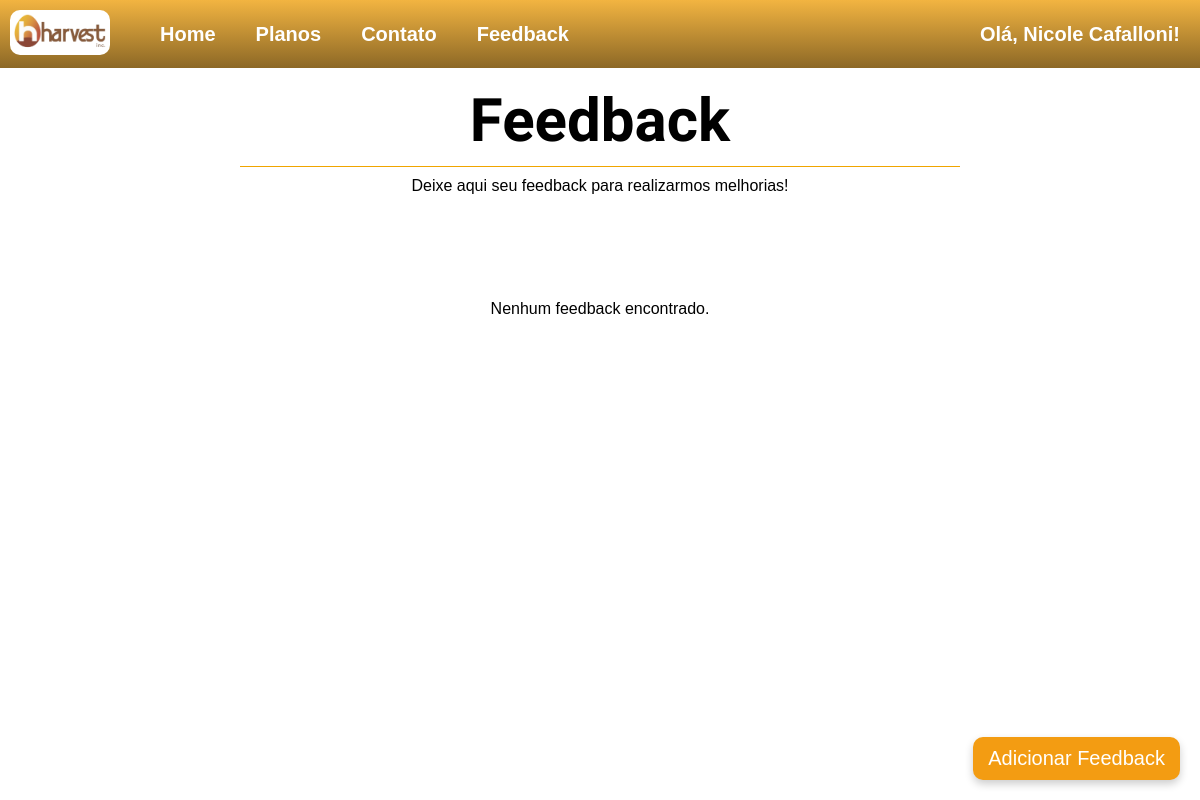
Page /php/feedback.php (signed in) on the earlier database version.
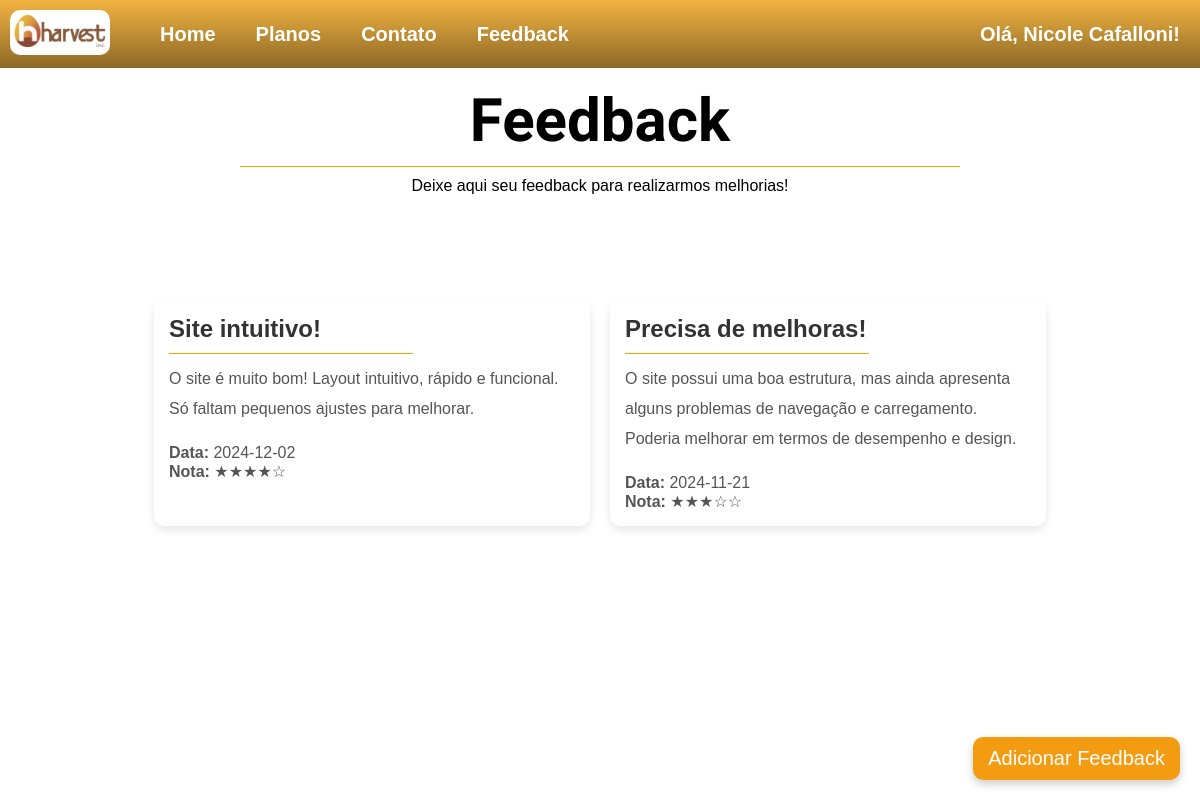
Same page on the later database version.
### tables this page shows
CREATE TABLE `feedbacks` (
  `id` int(11) NOT NULL,
  `title` varchar(255) NOT NULL,
  `description` text NOT NULL,
  `date` date NOT NULL,
  `rating` int(11) NOT NULL CHECK (`rating` between 1 and 5)
);

### php/feedback.php (the view, shortened to what this page needs)
<?php
    include 'conexao.php';
?>
<!DOCTYPE html>
<html lang="en">
    <head>
        <link rel="stylesheet" href="../css/style.css">
        <link rel="stylesheet" href="https://cdnjs.cloudflare.com/ajax/libs/font-awesome/6.0.0-beta3/css/all.min.css">
    </head>
    <body>
        <header>
            <nav>
                <div class="nav-bar">
                    <div class="navegacao-paginas">
                        <div class="logo">
                            <a href="login.php">
                                <img class="logo-nav-bar" src="../img/harvest_inc.png" alt="Logo">
                            </a>
                        </div>
                        <ul>
                            <li><a href="home_page_logado.php">Home</a></li>
                            <li><a href="planos.php">Planos</a></li>
                            <li><a href="contato.php">Contato</a></li>
                            <li><a href="feedback.php">Feedback</a></li>
                        </ul>
                    </div>
                    <div class="alinhamento-login-finalizado">
                        <?php
                            if (isset($_SESSION['usuario']) && ($_SESSION['tipo'])) {
                                echo "
                                <div class='login-finalizado-navbar'>
                                    <a href=perfil.php><p class='button-login-logado'>Olá, " . $_SESSION['usuario'] . "!</p></a>
                                </div>";
                            } else {
                                echo "
                                <div class='login-finalizado-navbar'>
                                    <a href=perfil.php><p class='button-login-logado'>Olá, admin " . $_SESSION['usuario'] . "!</p></a>
                                </div>";
                            }
                        ?>
                    </div>
                </div>
            </nav>
        </header>
        <main>
        <div class="titulo-feedback">
            <h1 class="line-below">Feedback</h1>
            <div class="linha2"></div>
            <p id="text-infor">Deixe aqui seu feedback para realizarmos melhorias!</p>
        </div>
        <div id="feedbackContainer" class="feedback-container">
            <?php
                $query = "SELECT title, description, date, rating FROM feedbacks ORDER BY date DESC";
                $result = $conexao->query($query);
                if ($result && $result->num_rows > 0) {
                    while ($feedback = $result->fetch_assoc()) {
                        $stars = str_repeat('★', $feedback['rating']) . str_repeat('☆', 5 - $feedback['rating']);
                        echo "
                        <div class='feedback-card'>
                            <h3>{$feedback['title']}</h3>
                            <div class='linha2'></div>
                            <p class='espacamento-linhas'>{$feedback['description']}</p>
                            <p class='separacao-cards-feedback'><strong>Data:</strong> {$feedback['date']}</p>
                            <p><strong>Nota:</strong> $stars</p>
                        </div>
                        ";
                    }
                } else {
                    echo "<p>Nenhum feedback encontrado.</p>";
                }
            ?>
        </div>
        <button class="feedback-btn" id="openModalBtn">Adicionar Feedback</button>
        </main>
    </body>
</html>

### css/style.css (style rules this page uses)
* { padding: 0; margin: 0; font-family: Arial, sans-serif; }
a { text-decoration: none; }
.nav-bar { display: flex; justify-content: space-between; align-items: center; background: linear-gradient(#F2B441, #8C6826); padding: 10px; width: 100%; height: 6%; position: fixed; z-index: 100; }
.logo img { width: 100px; background-color: white; border-radius: 10px; }
.login-finalizado-navbar { display: flex; align-items: center; }
.navegacao-paginas { display: flex; gap: 30px; align-items: center; }
.navegacao-paginas ul { list-style-type: none; margin: 0; padding: 0; display: flex; }
.navegacao-paginas ul li { margin: 0 20px; }
.navegacao-paginas ul li a { text-decoration: none; color: white; font-weight: bolder; font-size: 20px; font-family: Arial, sans-serif; transition: color 0.3s ease; }
.line-below { position: relative; display: inline-block; padding-bottom: 10px; }
.line-below::after { content: ''; position: absolute; bottom: 0; left: -150px; width: calc(100% + 350px); height: 2px; background-color: #ffffff; }
.alinhamento-login-finalizado { font-weight: bold; margin-right: 10px; }
.button-login-logado { padding: 10px 20px; border-radius: 10px; background-color: transparent; color: white; border: none; text-align: center; font-size: 20px; }
.alinhamento-login-finalizado { display: flex; justify-content: center; align-items: center; }
.feedback-btn { position: fixed; bottom: 20px; right: 20px; background-color: #f39c12; color: white; border: none; padding: 10px 15px; border-radius: 10px; font-size: 20px; cursor: pointer; box-shadow: 0 4px 8px rgba(0, 0, 0, 0.2); }
.feedback-container { display: flex; flex-wrap: wrap; gap: 20px; padding: 20px; justify-content: center; }
.feedback-card { width: 35%; background-color: #ffffff; border-radius: 10px; box-shadow: 0 4px 8px rgba(0, 0, 0, 0.1); padding: 15px; transition: transform 0.2s; }
.feedback-card h3 { font-size: 1.5em; color: #333; margin-bottom: 10px; }
.feedback-card p { font-size: 1em; color: #555; }
.titulo-feedback { display: flex; flex-direction: column; align-items: center; justify-content: center; height: 35vh; color: black; }
.titulo-feedback h1 { position: relative; display: inline-block; font-family: 'Kaushan Script'; font-size: 60px; }
.linha2 { border-top: #f0a500 1px solid !important; width: 60%; margin-bottom: 10px!important; }
.espacamento-linhas { line-height: 30px !important; }
.separacao-cards-feedback { margin-top: 20px !important; }

Differences in the rows shown:
added feedbacks: title "Site intuitivo!", description "O site é muito bom! Layout intuitivo, rápido e funcional. Só faltam pequenos ajustes para melhorar.", date "2024-12-02", rating "★★★★☆"
added feedbacks: title "Precisa de melhoras!", description "O site possui uma boa estrutura, mas ainda apresenta alguns problemas de navegação e carregamento. Poderia melhorar em termos de desempenho e design.", date "2024-11-21", rating "★★★☆☆"
Other differences:
text no longer shown: "Nenhum feedback encontrado."
